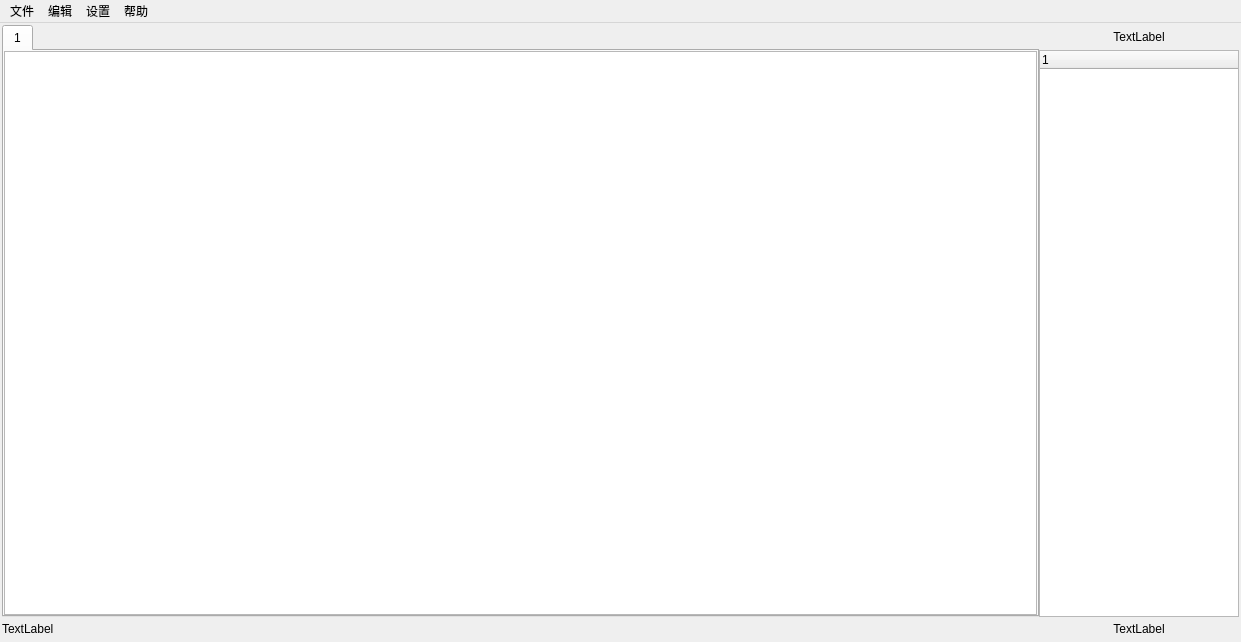
<?xml version="1.0" encoding="UTF-8"?>
<ui version="4.0">
 <class>MainWindow</class>
 <widget class="QMainWindow" name="MainWindow">
  <property name="geometry">
   <rect>
    <x>0</x>
    <y>0</y>
    <width>1241</width>
    <height>642</height>
   </rect>
  </property>
  <property name="sizeIncrement">
   <size>
    <width>500</width>
    <height>0</height>
   </size>
  </property>
  <property name="windowTitle">
   <string>开山斧</string>
  </property>
  <widget class="QWidget" name="centralwidget">
   <property name="maximumSize">
    <size>
     <width>16777215</width>
     <height>16777215</height>
    </size>
   </property>
   <layout class="QGridLayout" name="gridLayout_2">
    <property name="sizeConstraint">
     <enum>QLayout::SetMinAndMaxSize</enum>
    </property>
    <property name="horizontalSpacing">
     <number>2</number>
    </property>
    <property name="verticalSpacing">
     <number>0</number>
    </property>
    <property name="margin">
     <number>2</number>
    </property>
    <item row="1" column="0">
     <layout class="QHBoxLayout" name="horizontalLayout">
      <item>
       <layout class="QHBoxLayout" name="horizontalLayout_2">
        <property name="spacing">
         <number>0</number>
        </property>
        <item>
         <widget class="QTabWidget" name="tabWidget">
          <property name="sizePolicy">
           <sizepolicy hsizetype="Preferred" vsizetype="Expanding">
            <horstretch>0</horstretch>
            <verstretch>0</verstretch>
           </sizepolicy>
          </property>
          <property name="currentIndex">
           <number>0</number>
          </property>
          <widget class="QWidget" name="tab">
           <attribute name="title">
            <string>1</string>
           </attribute>
           <layout class="QVBoxLayout" name="verticalLayout">
            <property name="spacing">
             <number>0</number>
            </property>
            <property name="margin">
             <number>0</number>
            </property>
            <item>
             <layout class="QGridLayout" name="gridLayout">
              <property name="sizeConstraint">
               <enum>QLayout::SetNoConstraint</enum>
              </property>
              <property name="leftMargin">
               <number>0</number>
              </property>
              <property name="spacing">
               <number>0</number>
              </property>
              <item row="0" column="0">
               <widget class="QTableWidget" name="tableWidget">
                <property name="sizePolicy">
                 <sizepolicy hsizetype="Preferred" vsizetype="Expanding">
                  <horstretch>0</horstretch>
                  <verstretch>0</verstretch>
                 </sizepolicy>
                </property>
               </widget>
              </item>
             </layout>
            </item>
           </layout>
          </widget>
         </widget>
        </item>
       </layout>
      </item>
      <item>
       <layout class="QVBoxLayout" name="verticalLayout_2">
        <property name="spacing">
         <number>0</number>
        </property>
        <item>
         <widget class="QLabel" name="time_right">
          <property name="sizePolicy">
           <sizepolicy hsizetype="Fixed" vsizetype="Fixed">
            <horstretch>0</horstretch>
            <verstretch>0</verstretch>
           </sizepolicy>
          </property>
          <property name="minimumSize">
           <size>
            <width>200</width>
            <height>25</height>
           </size>
          </property>
          <property name="text">
           <string>&lt;center&gt;TextLabel&lt;/center&gt;</string>
          </property>
          <property name="alignment">
           <set>Qt::AlignCenter</set>
          </property>
         </widget>
        </item>
        <item>
         <widget class="QTreeWidget" name="treeWidget">
          <property name="sizePolicy">
           <sizepolicy hsizetype="Fixed" vsizetype="Preferred">
            <horstretch>0</horstretch>
            <verstretch>0</verstretch>
           </sizepolicy>
          </property>
          <property name="maximumSize">
           <size>
            <width>200</width>
            <height>16777215</height>
           </size>
          </property>
          <column>
           <property name="text">
            <string notr="true">1</string>
           </property>
          </column>
         </widget>
        </item>
       </layout>
      </item>
     </layout>
    </item>
    <item row="2" column="0">
     <layout class="QHBoxLayout" name="horizontalLayout_3">
      <property name="spacing">
       <number>0</number>
      </property>
      <item>
       <widget class="QLabel" name="statusbar_label">
        <property name="sizePolicy">
         <sizepolicy hsizetype="Preferred" vsizetype="Preferred">
          <horstretch>0</horstretch>
          <verstretch>0</verstretch>
         </sizepolicy>
        </property>
        <property name="minimumSize">
         <size>
          <width>0</width>
          <height>20</height>
         </size>
        </property>
        <property name="text">
         <string>TextLabel</string>
        </property>
       </widget>
      </item>
      <item>
       <widget class="QLabel" name="msg_lower_right">
        <property name="sizePolicy">
         <sizepolicy hsizetype="Fixed" vsizetype="Preferred">
          <horstretch>0</horstretch>
          <verstretch>0</verstretch>
         </sizepolicy>
        </property>
        <property name="minimumSize">
         <size>
          <width>200</width>
          <height>23</height>
         </size>
        </property>
        <property name="text">
         <string>TextLabel</string>
        </property>
        <property name="alignment">
         <set>Qt::AlignCenter</set>
        </property>
       </widget>
      </item>
     </layout>
    </item>
   </layout>
  </widget>
  <widget class="QMenuBar" name="menubar">
   <property name="geometry">
    <rect>
     <x>0</x>
     <y>0</y>
     <width>1241</width>
     <height>23</height>
    </rect>
   </property>
   <widget class="QMenu" name="menu">
    <property name="title">
     <string>文件</string>
    </property>
    <addaction name="close"/>
   </widget>
   <widget class="QMenu" name="menu_2">
    <property name="title">
     <string>编辑</string>
    </property>
    <addaction name="action_webshell"/>
   </widget>
   <widget class="QMenu" name="menu_3">
    <property name="title">
     <string>设置</string>
    </property>
    <addaction name="action_2"/>
   </widget>
   <widget class="QMenu" name="menu_4">
    <property name="title">
     <string>帮助</string>
    </property>
    <addaction name="aboutAction"/>
   </widget>
   <addaction name="menu"/>
   <addaction name="menu_2"/>
   <addaction name="menu_3"/>
   <addaction name="menu_4"/>
  </widget>
  <action name="close">
   <property name="text">
    <string>退出</string>
   </property>
   <property name="iconVisibleInMenu">
    <bool>true</bool>
   </property>
  </action>
  <action name="action_webshell">
   <property name="text">
    <string>添加webshell</string>
   </property>
  </action>
  <action name="action_2">
   <property name="text">
    <string>设置参数</string>
   </property>
  </action>
  <action name="aboutAction">
   <property name="text">
    <string>关于软件</string>
   </property>
  </action>
 </widget>
 <resources/>
 <connections/>
</ui>
